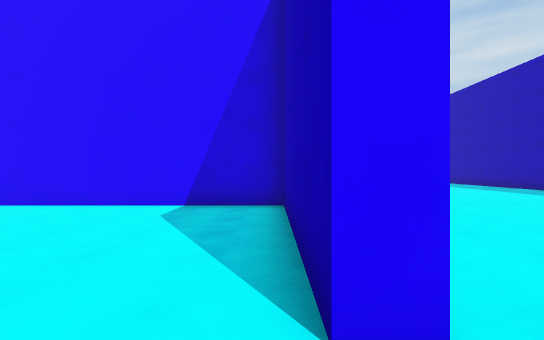
view 1 (above)

24 first-person views from a walk through a scene from a Unity 3-D project. The camera is 1.5 m above the floor, looks level and sees 85° across. The floor is counted in squares, 2 m on a side. Each view is taken from the middle of a square. On the plan, view 1 faces up. The plan holds only what a view shows up to about 10 squares ahead; the rest is blank. The place goes on beyond the plan. The player is left out.

view 2
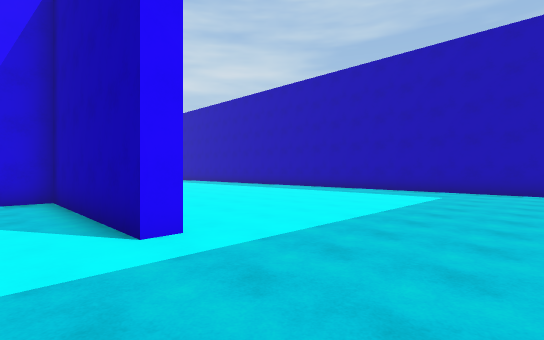

view 3
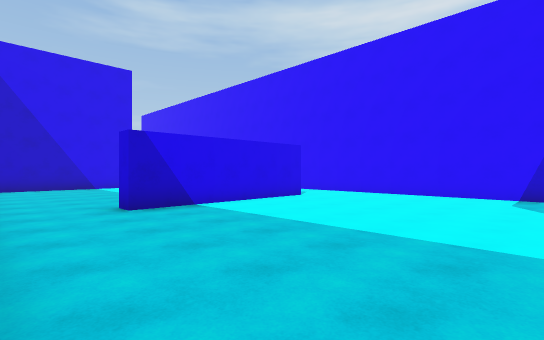

view 4
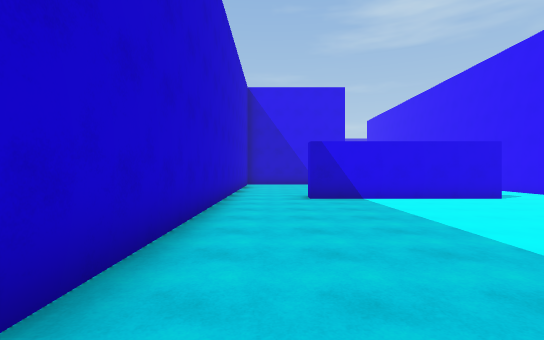

view 5
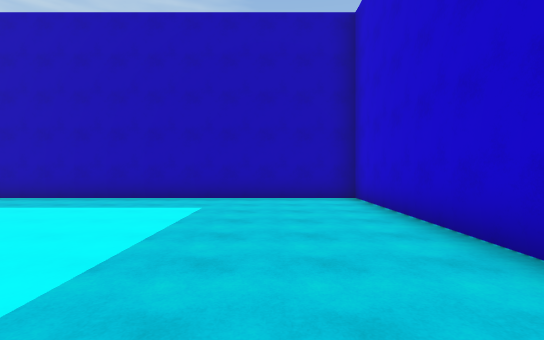

view 6
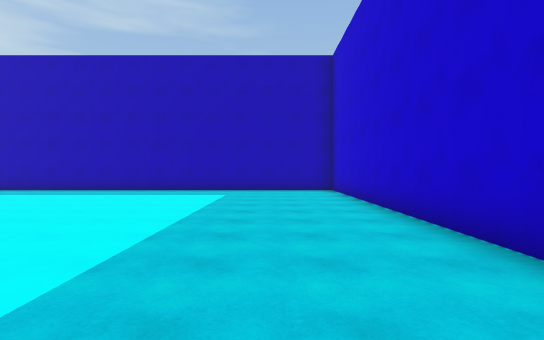

view 7
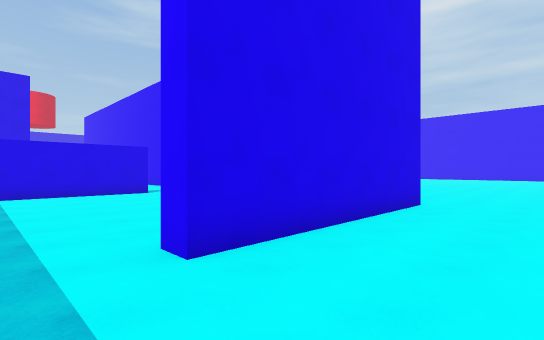

view 8
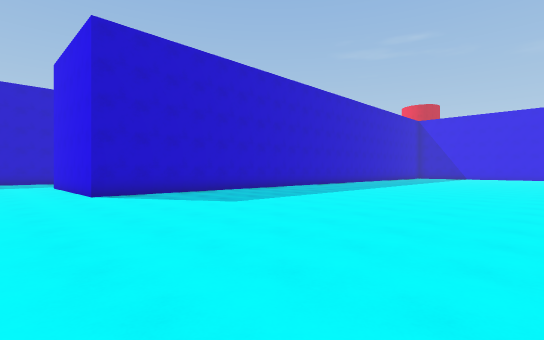

view 9
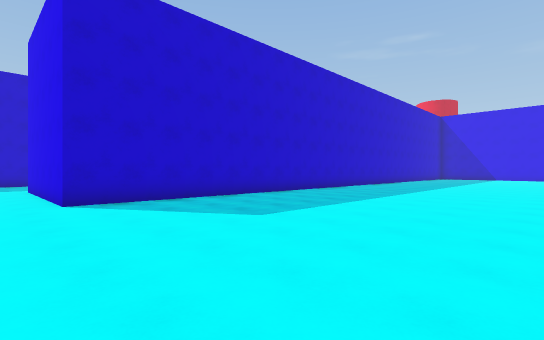

view 10
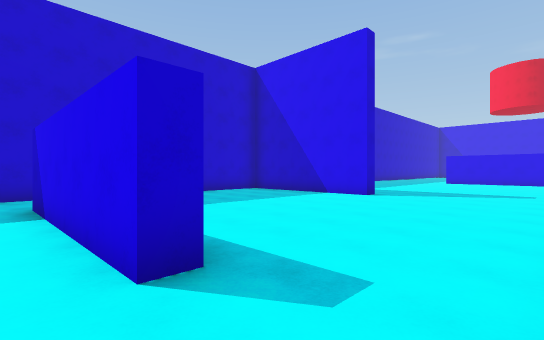

view 11
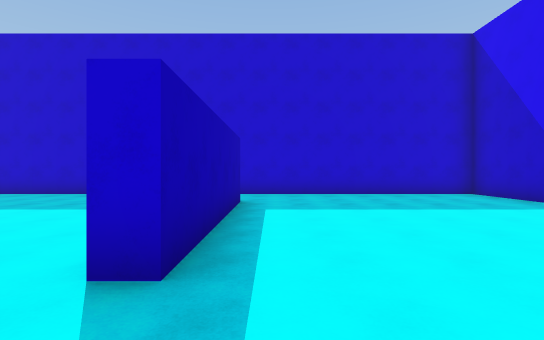

view 12
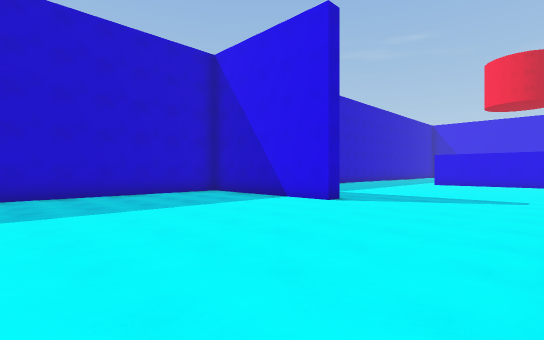

view 13
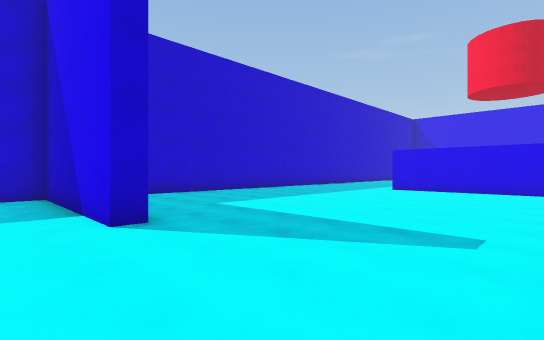

view 14
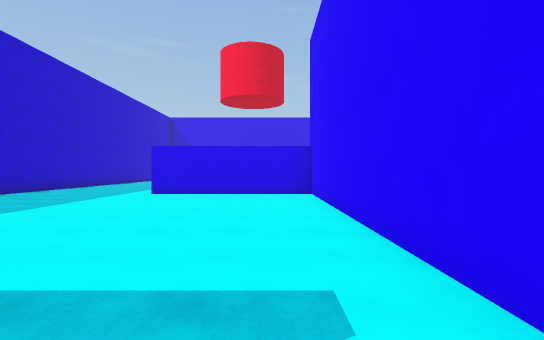

view 15
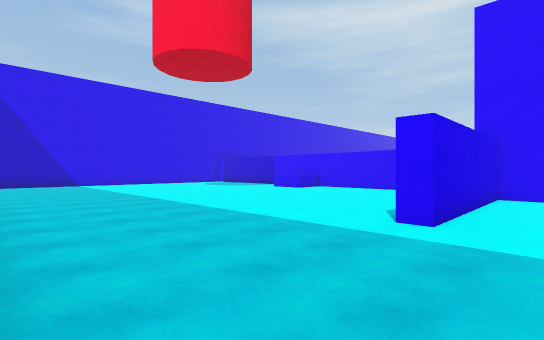

view 16
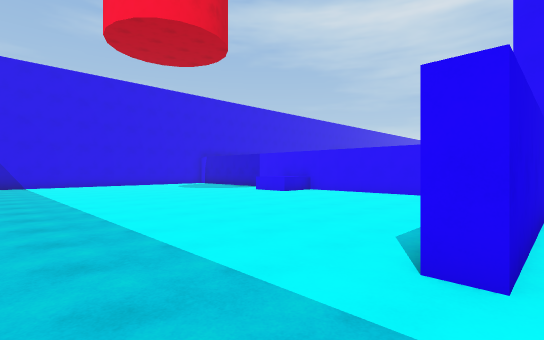

view 17
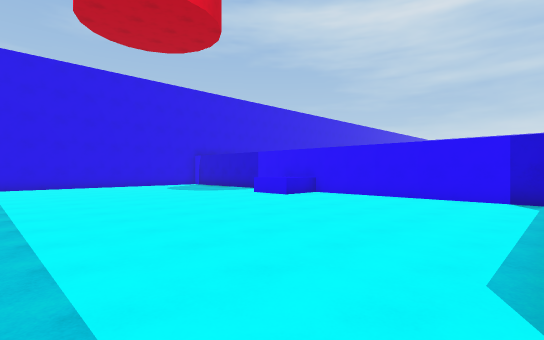

view 18
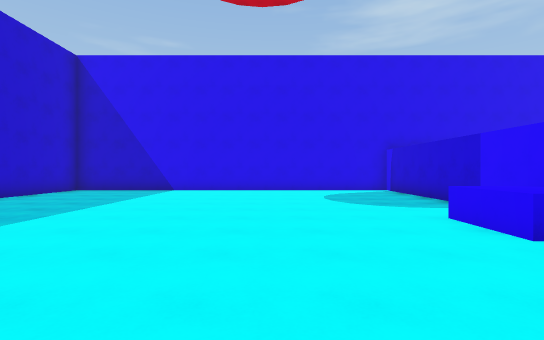

view 19
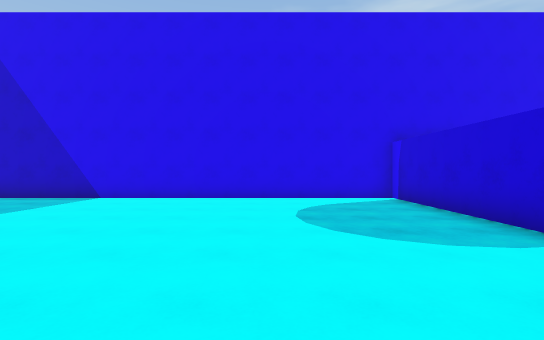

view 20
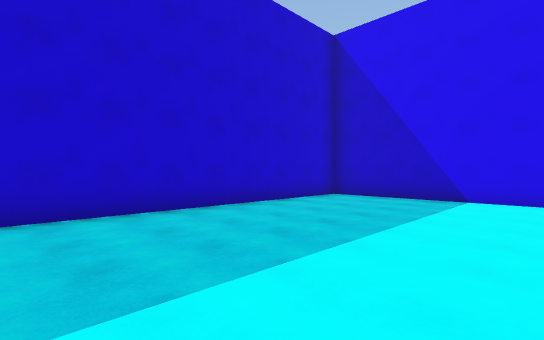

view 21
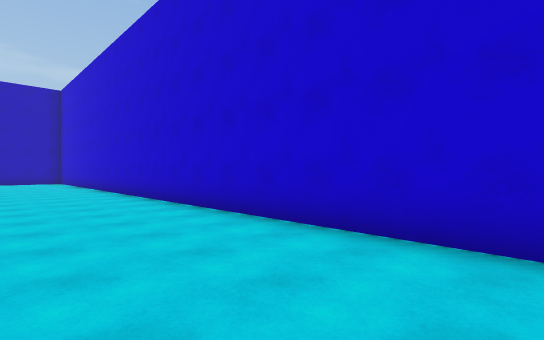

view 22
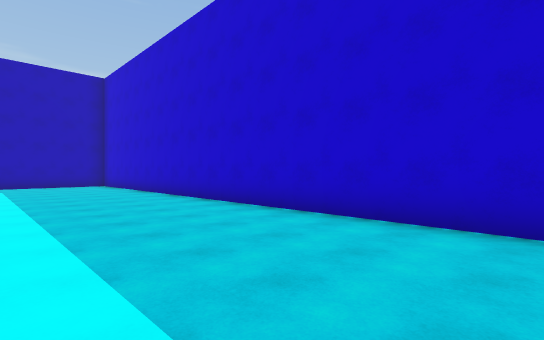

view 23
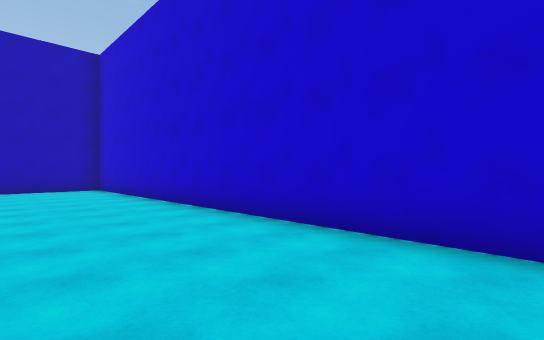

view 24
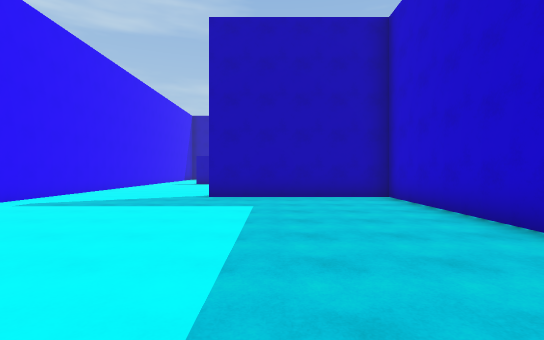

### Floor plan
Points are (right, up) in squares from view 1. A wall is a line through its corners. A room is listed if a view was taken in it or the views show most of it. See-through windows are left out.
Room 1 (views 1, 2, 3, 4, 5, 6, 7, 8, 9)
walls: (-5, 6.8) (0.8, 6.8) (0.8, 1.3) (0.3, 1.3) (0.3, 6.3) (-5.9, 6.3); (-6.7, 4) (-6.7, -1) (-7.3, -1); (-7.6, -3.3) (10, -3.3) (10, 6.4)
ways out: opening at (-7, -2.5) to room 2; opening at (-5.3, 5) to room 2
Room 2 (views 10, 11, 12, 13, 14, 15, 16, 17, 18, 19, 20, 21, 22, 23, 24)
walls: (-25.2, 8.3) (-30.9, 8.3); (-32.6, 8.3) (-39, 8.3) (-39, -3.3) (-14.8, -3.3) (-14.8, 1.8) (-14.3, 1.8) (-14.3, -3.3) (-7.6, -3.3); (-13, 6.3) (-24.2, 6.3) (-24.2, 1.3) (-24.8, 1.3); (-8, 6.3) (-9, 6.3); (-7.3, -1) (-7.3, 4) (-6.7, 4)
low walls: (-31.1, 8) (-31.1, 6.8) (-32.6, 6.8)
ways out: opening at (-7, -2.5) to room 1; opening at (-5.3, 5) to room 1

Where each view was taken, in squares from view 1:
view 1: 0 up, 0 right, facing up
view 2: 2 down, 1 left, facing up-right
view 3: 3 down, 1 left, facing up-left
view 4: 2 down, 1 right, facing left
view 5: 1 down, 2 right, facing right
view 6: 1 down, 1 left, facing right
view 7: 0 up, 3 right, facing up-left
view 8: 16 up, 3 right, facing down-left
view 9: 14 up, 2 right, facing down-left
view 10: 6 up, 6 left, facing down-left
view 11: 6 up, 8 left, facing down
view 12: 6 up, 8 left, facing down-left
view 13: 6 up, 13 left, facing down-left
view 14: 5 up, 15 left, facing left
view 15: 3 down, 23 left, facing up-left
view 16: 1 down, 24 left, facing up-left
view 17: 0 up, 25 left, facing up-left
view 18: 4 up, 28 left, facing left
view 19: 5 up, 31 left, facing left
view 20: 2 up, 31 left, facing down-left
view 21: 0 up, 34 left, facing down-right
view 22: 1 up, 30 left, facing down-right
view 23: 0 up, 27 left, facing down-right
view 24: 0 up, 23 left, facing right
